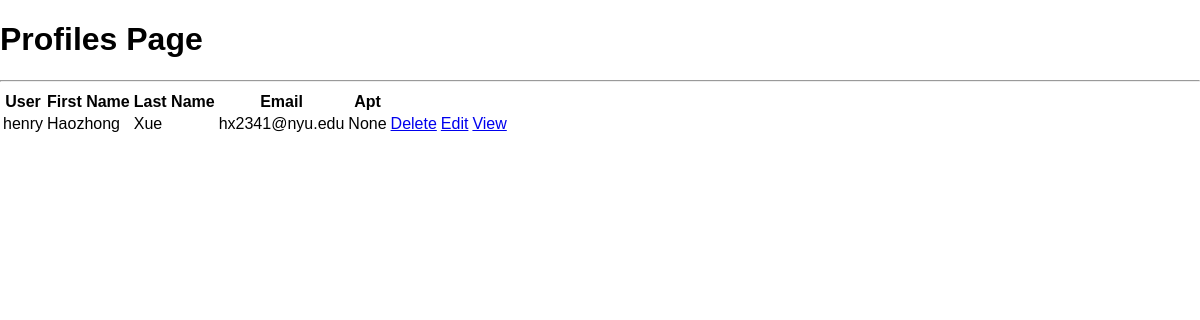
Before: /profiles/ with the older database file.
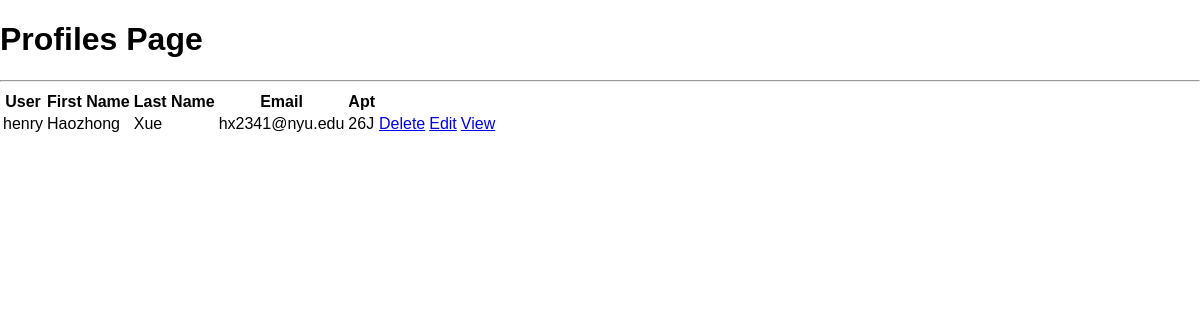
After: the same page with the newer database file.
### users/models.py (models this page shows, shortened)
class Profile(models.Model):
    user = models.OneToOneField(User, on_delete=models.CASCADE)
    Customer_First_Name = models.CharField(max_length=50)
    Customer_Last_Name = models.CharField(max_length=50)
    Customer_Email = models.CharField(max_length=50)
    customer_apartment_number = models.CharField(max_length=50, blank=True, null=True)
    id = models.UUIDField(primary_key=True, default=uuid.uuid4,
                          editable=False, unique=True)

### users/views.py (the view)
# urls.py: path('profiles/', views.profiles, name='profiles'),
def profiles(request):
    profiles = Profile.objects.all()
    context = {'profiles': profiles}
    return render(request, 'users/profiles.html', context)

### users/templates/users/profiles.html
{% extends 'main.html' %}
{% block content %}
    <h1>Profiles Page</h1>
    <hr>
    <table>
        <tr>
            <th>User</th>
            <th>First Name</th>
            <th>Last Name</th>
            <th>Email</th>
            <th>Apt</th>
        </tr>
        {% for profile in profiles %}
            <tr>
                <td>{{ profile.user }}</td>
                <td>{{ profile.Customer_First_Name }}</td>
                <td>{{ profile.Customer_Last_Name }}</td>
                <td>{{ profile.Customer_Email }}</td>
                <td>{{ profile.customer_apartment_number }}</td>
                <td> <a href="{% url 'delete_profile' profile.id %}">Delete</a></td>
                <td> <a href="{% url 'update_profile' profile.id %}">Edit</a></td>
                <td> <a href="{% url 'profile' profile.id %}">View</a></td>
            </tr>
        {% endfor %}
    </table>
{% endblock %}

### templates/main.html (shortened to what this page needs)
<!DOCTYPE html>
<html>
<head>
</head>
<body>
    {% include 'navbar.html' %}
    {% block content %}
    {% endblock %}
</body>
</html>

### templates/navbar.html (shortened to what this page needs)
{% load static %}
<!DOCTYPE html>
<html lang="en">
<head>
    <link rel="stylesheet" href="{% static 'styles/navbar.css' %}">
</head>
<body>
</body>
</html>

### static/styles/navbar.css (style rules this page uses)
body { margin: 0; font-family: Arial, sans-serif; }

Changed rows visible on the page:
changed Profile "Haozhong": customer_apartment_number "None" → "26J"
